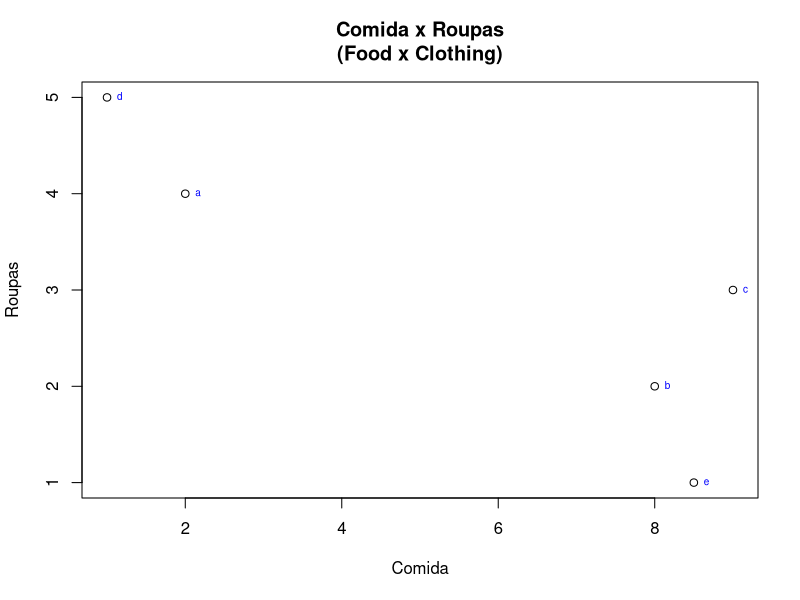
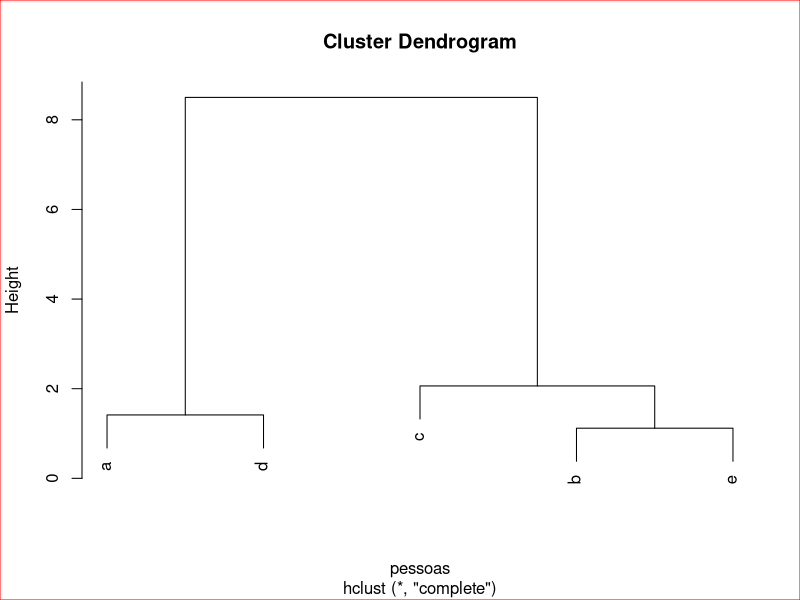
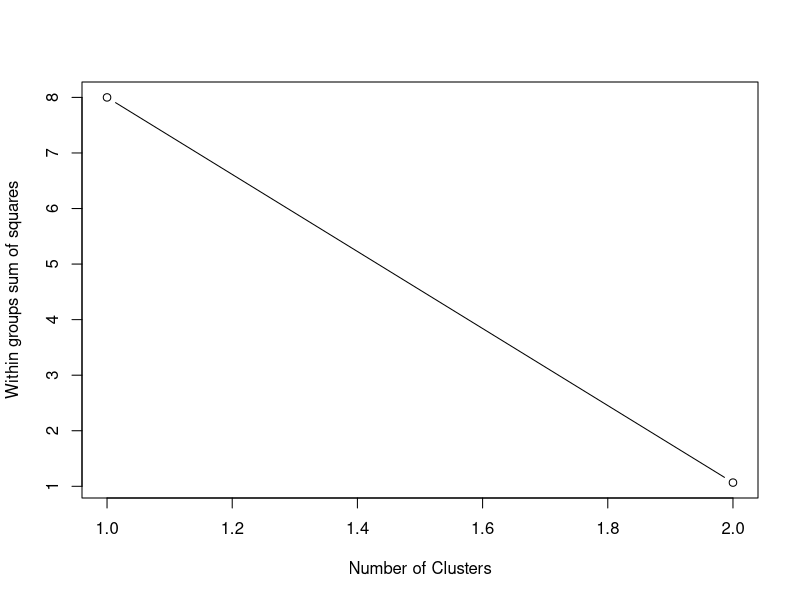
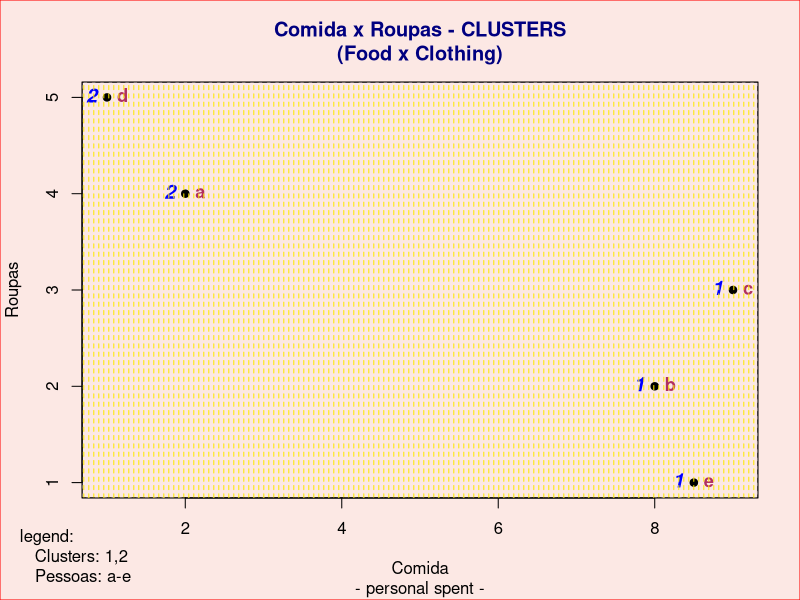

The R source for these figures, in order:
## ---- chunk 1
dt <- read.table("Gastos_Diarios.csv", sep=',', header=TRUE, row.names=1)
names(dt) <- c("comida","roupas")
print(head(dt))
## ---- chunk 2
# http://www.statmethods.net/graphs/scatterplot.html
plot(dt$comida, dt$roupas, main="Comida x Roupas\n(Food x Clothing)", xlab="Comida", ylab="Roupas")
# http://www.statmethods.net/advgraphs/axes.html
text(dt$comida, dt$roupas, row.names(dt), cex=0.6, pos=4, col="blue") 
# print("Graphic XY (comida vs. roupas) is plotted.")
## ---- chunk 3
dts <- na.omit(dt) # listwise deletion of missing
dts <- scale(dts)  # standardize variables 
print(dts)
## ---- chunk 4
# https://rpubs.com/gaston/dendrograms
hc = hclust(dist(dt))   		# prepare hierarchical cluster
plot(hc, xlab="pessoas")		# very simple dendrogram
box(which="figure",lty="solid",col="red",bg="yellow")
## ---- chunk 5
# http://www.statmethods.net/advstats/cluster.html
wss <- (nrow(dts)-1)*sum(apply(dts,2,var))
# nCenters <- nrow(dts)-1   # (maximum allowed)
nCenters <- 2  			# (chosen visually, observing dendrogram image)	
## ---- chunk 6
for (i in 2:nCenters) 
  wss[i] <- sum(kmeans(dts, centers=i)$withinss)
plot(1:nCenters, wss, type="b", xlab="Number of Clusters", ylab="Within groups sum of squares") 
## ---- chunk 7
fit <- kmeans(dts, nCenters) 
# get cluster means
aggregate(dts,by=list(fit$cluster),FUN=mean)
# append cluster assignment
dt.cluster <- data.frame(dts, fit$cluster) 
## ---- chunk 8
print(head(dt.cluster))
## ---- chunk 9
# Set up the plot region:
par(bg="#fce8e4")
plot(dt$comida, dt$roupas, main="Comida x Roupas - CLUSTERS\n(Food x Clothing)", sub="- personal spent -", xlab="Comida", ylab="Roupas", col.main="navy", pch=19)
text(dt$comida, dt$roupas, dt.cluster$fit.cluster, cex=1.2, pos=2, col="blue", font=4) 
text(dt$comida, dt$roupas, row.names(dt), cex=1.1, pos=4, col="maroon", font=2) 

# http://stackoverflow.com/questions/22463710/filled-rectangle-in-r
u <- par("usr")
rect(u[1], u[3], u[2], u[4], col = "#fce802", border = "black", density=20, lty=2, angle=90) 
box(which="figure",lty="solid",col="red",bg="yellow")
mtext( "legend:\n  Clusters: 1,2\n  Pessoas: a-e", cex=1, side=1, adj=-0.1, line=3.4 )

# print("XY cluster analysis (comida vs. roupas) is plotted.")
